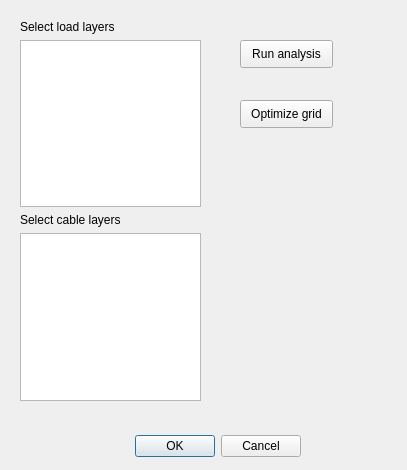
<?xml version="1.0" encoding="UTF-8"?>
<ui version="4.0">
 <class>NopywerPluginDialogBase</class>
 <widget class="QDialog" name="NopywerPluginDialogBase">
  <property name="geometry">
   <rect>
    <x>0</x>
    <y>0</y>
    <width>407</width>
    <height>470</height>
   </rect>
  </property>
  <property name="windowTitle">
   <string>nopywer</string>
  </property>
  <widget class="QDialogButtonBox" name="button_box">
   <property name="geometry">
    <rect>
     <x>100</x>
     <y>430</y>
     <width>201</width>
     <height>32</height>
    </rect>
   </property>
   <property name="orientation">
    <enum>Qt::Horizontal</enum>
   </property>
   <property name="standardButtons">
    <set>QDialogButtonBox::Cancel|QDialogButtonBox::Ok</set>
   </property>
  </widget>
  <widget class="QPushButton" name="btnAnalysis">
   <property name="geometry">
    <rect>
     <x>240</x>
     <y>40</y>
     <width>93</width>
     <height>28</height>
    </rect>
   </property>
   <property name="text">
    <string>Run analysis</string>
   </property>
  </widget>
  <widget class="QPushButton" name="btnOptimize">
   <property name="geometry">
    <rect>
     <x>240</x>
     <y>100</y>
     <width>93</width>
     <height>28</height>
    </rect>
   </property>
   <property name="text">
    <string>Optimize grid</string>
   </property>
  </widget>
  <widget class="QWidget" name="">
   <property name="geometry">
    <rect>
     <x>20</x>
     <y>20</y>
     <width>181</width>
     <height>381</height>
    </rect>
   </property>
   <layout class="QVBoxLayout" name="verticalLayout">
    <item>
     <widget class="QLabel" name="label">
      <property name="text">
       <string>Select load layers</string>
      </property>
     </widget>
    </item>
    <item>
     <widget class="QListWidget" name="listLoads">
      <property name="selectionMode">
       <enum>QAbstractItemView::ExtendedSelection</enum>
      </property>
     </widget>
    </item>
    <item>
     <widget class="QLabel" name="label_2">
      <property name="text">
       <string>Select cable layers</string>
      </property>
     </widget>
    </item>
    <item>
     <widget class="QListWidget" name="listCables">
      <property name="selectionMode">
       <enum>QAbstractItemView::ExtendedSelection</enum>
      </property>
     </widget>
    </item>
   </layout>
  </widget>
 </widget>
 <resources/>
 <connections>
  <connection>
   <sender>button_box</sender>
   <signal>accepted()</signal>
   <receiver>NopywerPluginDialogBase</receiver>
   <slot>accept()</slot>
   <hints>
    <hint type="sourcelabel">
     <x>20</x>
     <y>20</y>
    </hint>
    <hint type="destinationlabel">
     <x>20</x>
     <y>20</y>
    </hint>
   </hints>
  </connection>
  <connection>
   <sender>button_box</sender>
   <signal>rejected()</signal>
   <receiver>NopywerPluginDialogBase</receiver>
   <slot>reject()</slot>
   <hints>
    <hint type="sourcelabel">
     <x>20</x>
     <y>20</y>
    </hint>
    <hint type="destinationlabel">
     <x>20</x>
     <y>20</y>
    </hint>
   </hints>
  </connection>
 </connections>
</ui>
